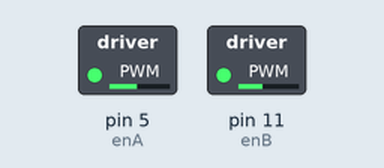
Bench run of a sketch on a simulated Arduino Uno, built with avr-gcc and run on an emulated ATmega328P. On the bench: switched loads named in the sketch (green lamp = pin HIGH). What the sketch prints to the serial monitor is not drawn.

Above: at 0.1 s.
At 10.31 s:
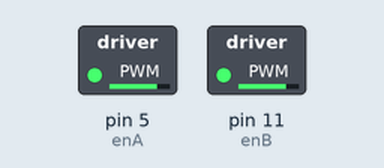
Timing chart, 0 to 40.0 s (numbered marks = the images above):
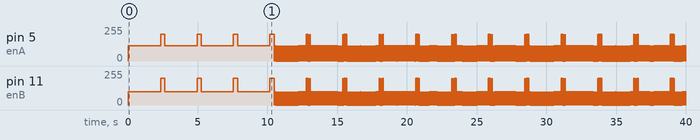

Measured:
- by itself, pin 5 (enA): 0/255 → 115/255 at 0.00 s, → 200/255 2.3 s later, → 115/255 0.30 s later, → 200/255 2.3 s later, … (1670 changes in this stretch)
- by itself, pin 11 (enB): 0/255 → 100/255 at 0.00 s, → 200/255 2.3 s later, → 100/255 0.30 s later, → 200/255 2.3 s later, … (1670 changes in this stretch)

The sketch:

Lab2_1m.ino
```cpp
void setup() {
  Serial.begin(9600); // Setup Serial port for debugging
}

// forward function to drive the robot forward
// makes both sides of motors to run in forward direction
void forward()
{
 int in1=6,in2=7,in3=8,in4=9,enA=5,enB=11;

   digitalWrite(in3, LOW);
   digitalWrite(in4, HIGH);
   analogWrite(enB, 100);
   digitalWrite(in1, HIGH);
   digitalWrite(in2, LOW);
   analogWrite(enA, 115);
   // different speeds to the motors in order to make thr robot go in straight direction
}

// stop1 function to make robot stop after tracing four sides of square
void stop1()
{
 int in1=6,in2=7,in3=8,in4=9,enA=5,enB=11;

   digitalWrite(in3, LOW);
   digitalWrite(in4, HIGH);
   analogWrite(enB, 0);
   digitalWrite(in1, HIGH);
   digitalWrite(in2, LOW);
   analogWrite(enA, 0);
 }

// left function to move the robot left by 90 degrees
// makes right side motors to run forward at 200 speed and left side to run backward at 200 speed which results in the robot turning in left
void left()
{
 int in1=6,in2=7,in3=8,in4=9,enA=5,enB=11;

   digitalWrite(in1, HIGH);
   digitalWrite(in2, LOW);
   analogWrite(enA, 200);
   digitalWrite(in3, HIGH);
   digitalWrite(in4, LOW);
   analogWrite(enB, 200);

}

// function returns modulo function value in order to establish a repeating timer
double timer()
{  unsigned long time1;
   double time2;
   time1 = millis();
   time2 = time1 % 2610;

   // remainder of millis function is found when divided by 2610 as I wanted motion function to repeat after each 2610 milliseconds interval

   Serial.print(" Timer : ");
   Serial.print(time2);
   return time2;
}

// function that calls forward or left functions based on the value returned by timer function
// conditions inside the function motion keep on repeating after 2610ms time interval i.e going straight for 1m and turning left in order to complete four sides of a square and finally stopping
void motion(double time2)
{
  if( time2<=2300) // 2300ms required to travel 1m
   {
    forward();
    Serial.println(" Forward ");
    }
   else if( time2>2300 && time2<2610) // 310 ms required to make left turn
   {
    left();
    Serial.println(" Left ");
   }
 }

void loop()
{
   double time2; // variable to store repeating timer value
   time2 =timer();
   motion(time2);// timer value fed to motion function which calls forward or left function based on timer value

   // to stop the robot after tracing 4 sides of the square and returing to original position

   if(millis() >= 10440) // 4 multiplied by 2610 ms
   {
   Serial.println(" Stop ");
   stop1();
   }
}

// DRAWBACKS OF USING TIMING BASED APPROACH
// 1. No sensor feedback in order to determine whether we are going on the correct path.
// 2. No method to correct faults in the robot such as misaligned wheels which results in robot going in a curvy path instead of straight line.
// 3. If initial position is not same every time, the robot may go to different directions each time instead of going on desired path.
// 4. Trial and Error method used which takes a lot of time to perfect as it is a matter of milliseconds.
// 5. As there is no feedback involved, the controller doesn't know whether the processes are being executed correctly.
// 6. Robot fails to perform the tasks in similar manner when its environment is changed. eg.: robot was running in different manners on tiles and on carpet.
```
